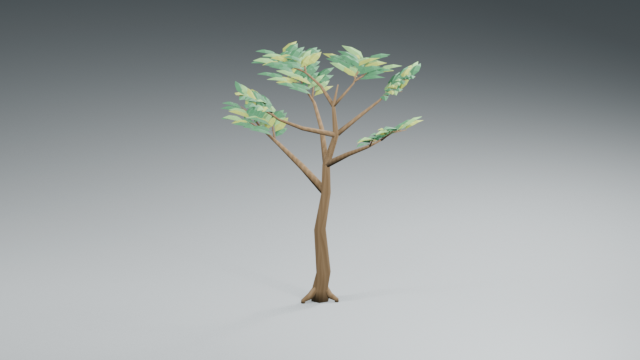
#> input picture assets/botanical_canopy/qa/canopy_imported_full_640_raw.png, 640 x 360 px; its folder holds only this picture in this run
$ python label_evidence.py
#> lines starting #> are read from the running program, lines starting #| are printed output that depends on the picture
from pathlib import Path
from PIL import Image,ImageDraw,ImageFont
import json,hashlib
ROOT=Path(__file__).resolve().parents[1];rows=[]
for p in sorted((ROOT/'qa').glob('*_raw.png')):
 im=Image.open(p).convert('RGB');d=ImageDraw.Draw(im);s=im.width/640
#> after `s = im.width / 640`: s = 1
 font=ImageFont.truetype('/usr/share/fonts/truetype/dejavu/DejaVuSans.ttf',max(10,int(11*s)))
 d.rectangle((0,0,im.width,int(24*s)),fill=(23,30,34));d.text((int(10*s),int(5*s)),'AST-BOT-001  |  BLENDER COMPONENT QA  |  ACTUAL GLB',font=font,fill=(227,237,234))
 d.rectangle((0,im.height-int(24*s),im.width,im.height),fill=(23,30,34))
 desc='OPAQUE FOLDED LEAVES  /  EDITABLE SOURCE  /  NO GAME ADOPTION'
 d.text((int(10*s),im.height-int(19*s)),desc,font=font,fill=(198,217,207))
 out=p.with_name(p.name.replace('_raw',''));im.save(out)
#> after `out = p.with_name(p.name.replace('_raw', ''))`:
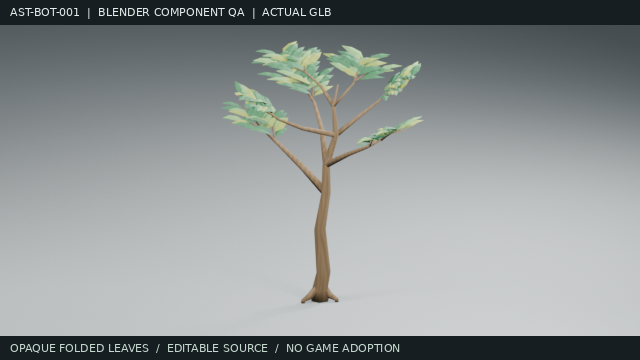
#> saved as canopy_imported_full_640.png: PIL image 640x360 RGB; mean R, G, B 142.6, 147.4, 147.9
 rows.append({'file':out.name,'dimensions_px':list(im.size),'sha256':hashlib.sha256(out.read_bytes()).hexdigest(),'source':'Actual imported AST-BOT-001.glb rendered by Blender EEVEE_NEXT; label overlay only'})
(ROOT/'qa/labelled_evidence.json').write_text(json.dumps(rows,indent=2));print(json.dumps(rows,indent=2))
#| [
#|   {
#|     "file": "canopy_imported_full_640.png",
#|     "dimensions_px": [
#|       640,
#|       360
#|     ],
#|     "sha256": "09c71b09635926e13973f27a9c5793425bd4d7e3b98d1ad5679f613c5970e31e",
#|     "source": "Actual imported AST-BOT-001.glb rendered by Blender EEVEE_NEXT; label overlay only"
#|   }
#| ]

$ run again, on assets/botanical_canopy/qa/canopy_imported_standing_640_raw.png
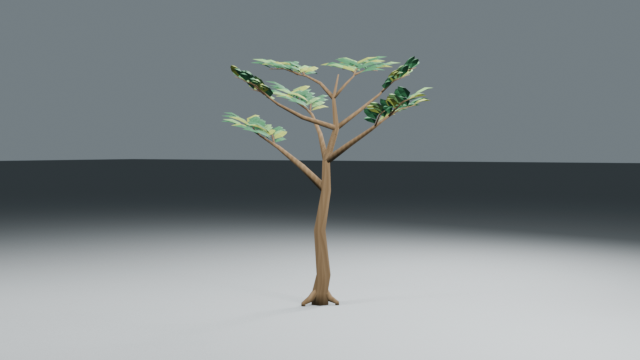
#> input picture assets/botanical_canopy/qa/canopy_imported_standing_640_raw.png, 640 x 360 px
#> `out = p.with_name(p.name.replace('_raw', ''))`:
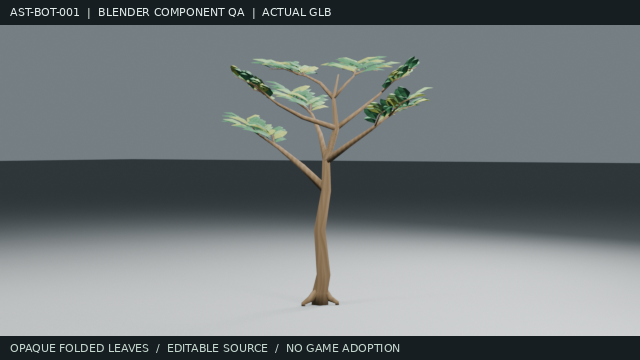
#> saved as canopy_imported_standing_640.png: PIL image 640x360 RGB; mean R, G, B 112.8, 119.8, 121.8
#| [
#|   {
#|     "file": "canopy_imported_standing_640.png",
#|     "dimensions_px": [
#|       640,
#|       360
#> (further printed lines are left out)
